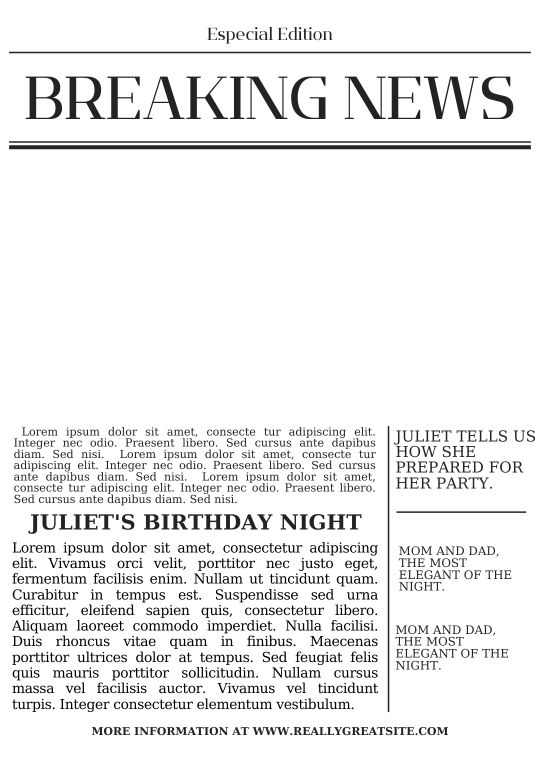
#> input picture public/template-news.png, 1080 x 1527 px (shown at 1/2 size)
$ python remove-logo.py
#> lines starting #> are read from the running program, lines starting #| are printed output that depends on the picture
#!/usr/bin/env python3
"""
Script to remove the logo/URL text from bottom of template-news.png
"""
from PIL import Image, ImageDraw
import sys
import os

def remove_bottom_text():
    # Path to the template file
    template_path = "../public/template-news.png"
    output_path = "../public/template-news-clean.png"

    try:
        # Open the image
        img = Image.open(template_path)
#> img is the input picture: PIL image 1080x1527 RGB; mean R, G, B 237.9, 237.8, 237.8
        width, height = img.size
#> width = 1080; height = 1527

        # Create a copy to work with
        clean_img = img.copy()

        # Create a drawing context
        draw = ImageDraw.Draw(clean_img)

        # Calculate the area to cover (bottom part where the URL is)
        # Based on the template, the URL is at the very bottom
        bottom_height = int(height * 0.08)  # Bottom 8% of the image
#> bottom_height = 122

        # Fill the bottom area with white/cream color to match background
        # Using a cream color that matches the template background
        background_color = (248, 246, 240)  # Cream/off-white color

        draw.rectangle([0, height - bottom_height, width, height], fill=background_color)

        # Save the clean version
        clean_img.save(output_path)
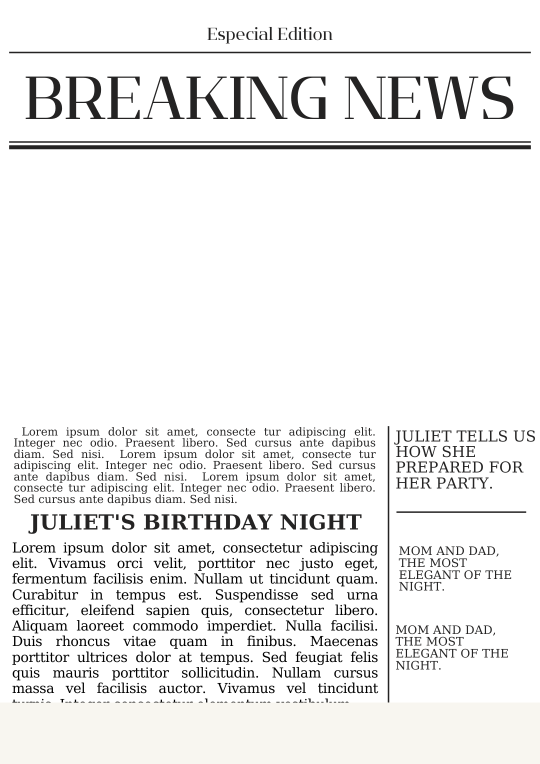
#> saved as template-news-clean.png: PIL image 1080x1527 RGB (shown at 1/2 size); mean R, G, B 238.4, 238.2, 237.7
        print(f"✅ Clean template saved as: {output_path}")

        # Also update the original file
        clean_img.save(template_path)
        print(f"✅ Original template updated: {template_path}")

        return True

    except Exception as e:
        print(f"❌ Error processing image: {e}")
        return False

if __name__ == "__main__":
    # Change to the script directory
    script_dir = os.path.dirname(os.path.abspath(__file__))
    os.chdir(script_dir)

    print("🖼️ Removing logo/URL from template...")

    if remove_bottom_text():
        print("🎉 Logo/URL removed successfully!")
    else:
        print("💥 Failed to remove logo/URL")
        sys.exit(1)
